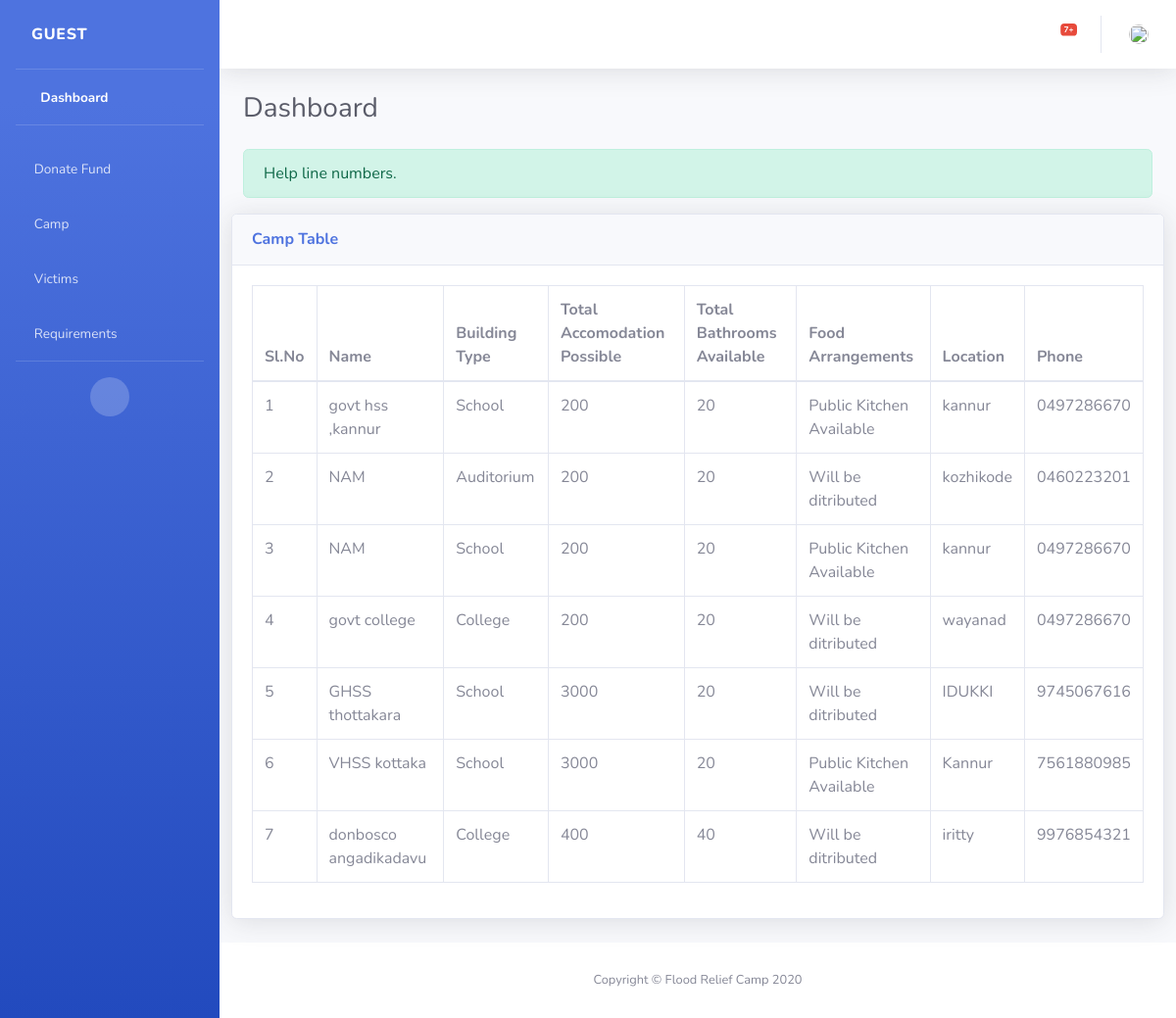
Page /user_view_camp on the committed database.
### app1/models.py (models this page shows)
class camp_details(models.Model):
    camp_name=models.CharField(max_length=250)
    location=models.CharField(max_length=250)
    phone=models.CharField(max_length=10)
    accomodation=models.IntegerField()
    bathroom_no=models.IntegerField()
    camp_type=models.CharField(max_length=250)
    food_arrangements=models.CharField(max_length=250)

### app1/views.py (the view)
# urls.py: path('user_view_camp',views.user_view_camp,name='user_view_camp'),
def user_view_camp(request):
   obj=camp_details.objects.all()
   obj2=warning_table.objects.all().order_by('-id')
   count=0
   for i in obj2:
       count=count+1
   return render(request,'Guest_users_camp_view.html',{'camp_details':obj,'warning':obj2,'count':count})

### app1/templates/Guest_users_camp_view.html (shortened to what this page needs)
<!DOCTYPE html>
<html lang="en">
{% load static %}
<head>
    <link href="{% static "vendor/fontawesome-free/css/all.min.css"%}"" rel="stylesheet" type="text/css">
    <link href="{% static "css/sb-admin-2.min.css"%}"" rel="stylesheet">
</head>
<body id="page-top">
    <div id="wrapper">
        <ul class="navbar-nav bg-gradient-primary sidebar sidebar-dark accordion " id="accordionSidebar">
            <a class="sidebar-brand d-flex align-items-center justify-content-left" href="{% url 'guest_user_dashboard' %}">
                <div class="sidebar-brand-text mx-3">Guest </div>
            </a>
            <hr class="sidebar-divider my-0">
            <li class="nav-item active">
                <a class="nav-link" href="{% url 'guest_user_dashboard' %}">
                    <i class="fas fa-fw fa-tachometer-alt"></i>
                    <span>Dashboard</span></a>
            </li>
            <hr class="sidebar-divider">
            <li class="nav-item">
                <a class="nav-link collapsed" href="{% url 'user_donation' %}"
                    >
                    <i class="fas fa-hands-helping"></i>
                    <span>Donate Fund</span>
                </a>
            </li>
            <li class="nav-item">
                <a class="nav-link collapsed" href="#" data-toggle="collapse" data-target="#collapseTwo"
                    aria-expanded="true" aria-controls="collapseTwo">
                    <i class="fas fa-home"></i>
                    <span>Camp</span>
                </a>
            </li>
            <li class="nav-item">
                <a class="nav-link collapsed" href="#" data-toggle="collapse" data-target="#collapseUtilities"
                    aria-expanded="true" aria-controls="collapseUtilities">
                    <i class="fas fa-wheelchair"></i>
                    <span>Victims</span>
                </a>
            </li>
            <li class="nav-item">
                <a class="nav-link collapsed" href="#" data-toggle="collapse" data-target="#collapsePages3"
                    aria-expanded="true" aria-controls="collapsePages3">
                    <i class="fas fa-truck"></i>
                    <span>Requirements</span>
                </a>
            </li>
            <hr class="sidebar-divider d-none d-md-block">
            <div class="text-center d-none d-md-inline">
                <button class="rounded-circle border-0" id="sidebarToggle"></button>
            </div>
        </ul>
        <div id="content-wrapper" class="d-flex flex-column">
            <div id="content">
                <nav class="navbar navbar-expand navbar-light bg-white topbar mb-4 static-top shadow">
                    <ul class="navbar-nav ml-auto">
                        <li class="nav-item dropdown no-arrow mx-1">
                            <a class="nav-link dropdown-toggle" href="#" id="alertsDropdown" role="button"
                                data-toggle="dropdown" aria-haspopup="true" aria-expanded="false">
                                <i class="fas fa-bell fa-fw"></i>
                                <span class="badge badge-danger badge-counter">{{count}}+</span>
                            </a>
                        </li>
                        <li class="nav-item dropdown no-arrow">
                            <a class="nav-link dropdown-toggle" href="#" id="userDropdown" role="button"
                                data-toggle="dropdown" aria-haspopup="true" aria-expanded="false">
                                <img class="img-profile rounded-circle"
                                    src="{% static "images/profileicon.png"%}"" style="width: 20px; height:20px;">
                            </a>
                        </li>
                    </ul>
                </nav>
                <div class="container-fluid">
                    <div class="d-sm-flex align-items-center justify-content-between mb-4">
                        <h1 class="h3 mb-0 text-gray-800">Dashboard</h1>
                    </div>
                    <div class="alert alert-success" role="alert">
                        Help line numbers.
                      </div>
                    <div class="row">
                        <div class="card shadow mb-4">
                            <div class="card-header py-3">
                                <h6 class="m-0 font-weight-bold text-primary">Camp Table</h6>
                            </div>
                            <div class="card-body">
                                <div class="table-responsive">
                                    <table class="table table-bordered" id="dataTable" width="100%" cellspacing="0">
                                        <thead>
                                            <tr>
                                                <th>Sl.No</th>
                                                <th>Name</th>
                                                <th>Building Type</th>
                                                <th>Total Accomodation Possible</th>
                                                <th>Total Bathrooms Available</th>
                                                <th>Food Arrangements</th>
                                                <th>Location</th>
                                                <th>Phone</th>
                                            </tr>
                                        </thead>
                                        <tbody>
                                            {% for x in camp_details %}
                                            <tr>
                                                <td>{{forloop.counter|add:0}}</td>
                                                <td>{{x.camp_name}}</td>
                                                <td>{{x.camp_type}}</td>
                                                <td>{{x.accomodation}}</td>
                                                <td>{{x.bathroom_no}}</td>
                                                <td>{{x.food_arrangements}}</td>
                                                <td>{{x.location}}</td>
                                                <td>{{x.phone}}</td>
                                            </tr>
                                           {% endfor %}
                                        </tbody>
                                    </table>
                                </div>
                            </div>
                        </div>
                    </div>
                </div>
            </div>
            <footer class="sticky-footer bg-white">
                <div class="container my-auto">
                    <div class="copyright text-center my-auto">
                        <span>Copyright &copy; Flood Relief Camp 2020</span>
                    </div>
                </div>
            </footer>
        </div>
    </div>
</body>
</html>

### rows in the picture
camp_details: camp_name "govt hss ,kannur", camp_type "School", accomodation "200", bathroom_no "20", food_arrangements "Public Kitchen Available", location "kannur", phone "0497286670"
camp_details: camp_name "NAM", camp_type "Auditorium", accomodation "200", bathroom_no "20", food_arrangements "Will be ditributed", location "kozhikode", phone "0460223201"
camp_details: camp_name "NAM", camp_type "School", accomodation "200", bathroom_no "20", food_arrangements "Public Kitchen Available", location "kannur", phone "0497286670"
camp_details: camp_name "govt college", camp_type "College", accomodation "200", bathroom_no "20", food_arrangements "Will be ditributed", location "wayanad", phone "0497286670"
camp_details: camp_name "GHSS thottakara", camp_type "School", accomodation "3000", bathroom_no "20", food_arrangements "Will be ditributed", location "IDUKKI", phone "9745067616"
camp_details: camp_name "VHSS kottaka", camp_type "School", accomodation "3000", bathroom_no "20", food_arrangements "Public Kitchen Available", location "Kannur", phone "7561880985"
camp_details: camp_name "donbosco angadikadavu", camp_type "College", accomodation "400", bathroom_no "40", food_arrangements "Will be ditributed", location "iritty", phone "9976854321"

### other values in the picture
{{ count }} "7"
